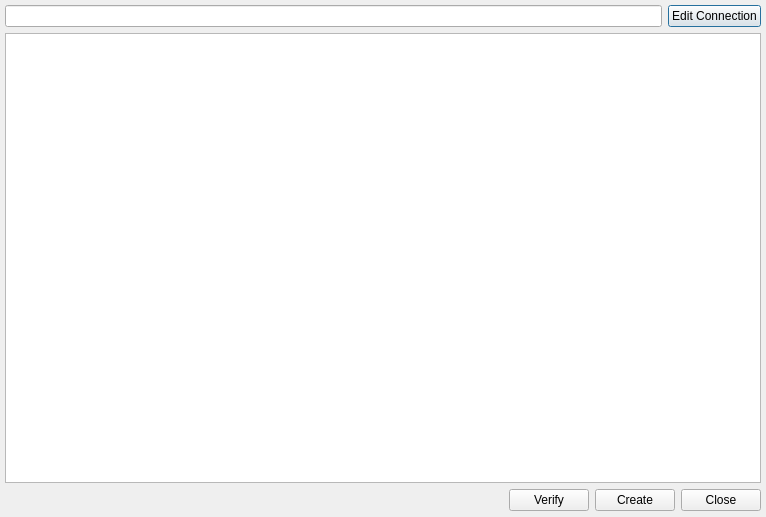
<ui version="4.0" >
 <class>CreateDatabaseDialogUI</class>
 <widget class="QDialog" name="CreateDatabaseDialogUI" >
  <property name="geometry" >
   <rect>
    <x>0</x>
    <y>0</y>
    <width>766</width>
    <height>517</height>
   </rect>
  </property>
  <property name="windowTitle" >
   <string>Create/Verify Database</string>
  </property>
  <layout class="QVBoxLayout" >
   <property name="spacing" >
    <number>6</number>
   </property>
   <property name="margin" >
    <number>5</number>
   </property>
   <item>
    <layout class="QHBoxLayout" >
     <property name="spacing" >
      <number>6</number>
     </property>
     <property name="margin" >
      <number>0</number>
     </property>
     <item>
      <widget class="QLineEdit" name="mConnectionStatus" >
       <property name="readOnly" >
        <bool>true</bool>
       </property>
      </widget>
     </item>
     <item>
      <widget class="QPushButton" name="mEditConnectionButton" >
       <property name="text" >
        <string>Edit Connection</string>
       </property>
      </widget>
     </item>
    </layout>
   </item>
   <item>
    <widget class="QTextEdit" name="mHistoryEdit" >
     <property name="readOnly" >
      <bool>true</bool>
     </property>
    </widget>
   </item>
   <item>
    <layout class="QHBoxLayout" >
     <property name="spacing" >
      <number>6</number>
     </property>
     <property name="margin" >
      <number>0</number>
     </property>
     <item>
      <spacer>
       <property name="orientation" >
        <enum>Qt::Horizontal</enum>
       </property>
       <property name="sizeHint" stdset="0" >
        <size>
         <width>167</width>
         <height>23</height>
        </size>
       </property>
      </spacer>
     </item>
     <item>
      <widget class="QPushButton" name="mVerifyButton" >
       <property name="text" >
        <string>Verify</string>
       </property>
      </widget>
     </item>
     <item>
      <widget class="QPushButton" name="mCreateButton" >
       <property name="text" >
        <string>Create</string>
       </property>
      </widget>
     </item>
     <item>
      <widget class="QPushButton" name="mCloseButton" >
       <property name="text" >
        <string>Close</string>
       </property>
      </widget>
     </item>
    </layout>
   </item>
  </layout>
 </widget>
 <resources/>
 <connections>
  <connection>
   <sender>mCloseButton</sender>
   <signal>clicked()</signal>
   <receiver>CreateDatabaseDialogUI</receiver>
   <slot>reject()</slot>
   <hints>
    <hint type="sourcelabel" >
     <x>759</x>
     <y>510</y>
    </hint>
    <hint type="destinationlabel" >
     <x>179</x>
     <y>282</y>
    </hint>
   </hints>
  </connection>
 </connections>
</ui>
